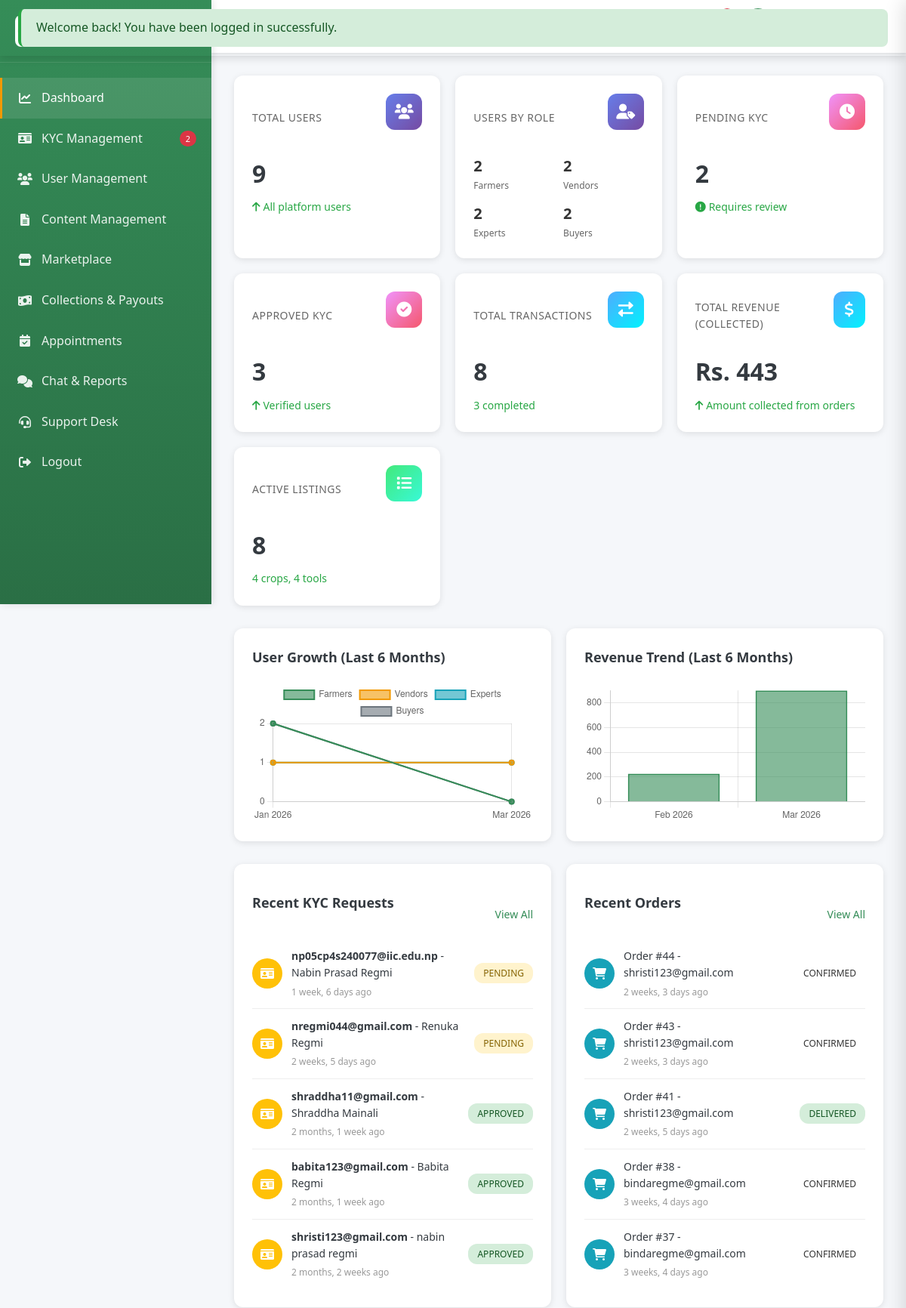
Page /admin-dashboard/ (signed in, upper part) on the earlier database version.
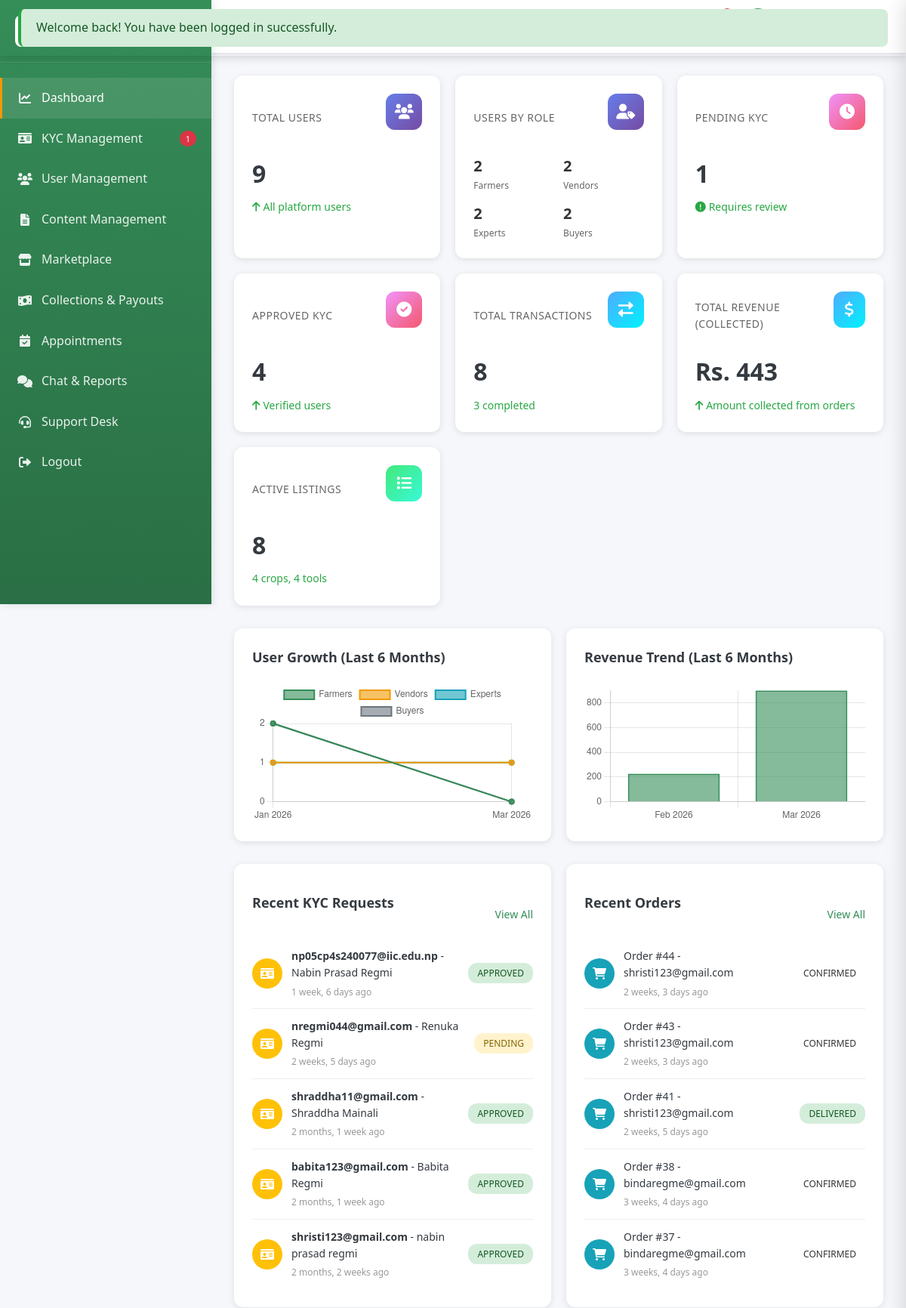
Same page on the later database version.
### accounts/models.py (models this page shows, shortened)
class KYCRequest(models.Model):
    STATUS_PENDING = 'pending'
    STATUS_APPROVED = 'approved'
    STATUS_REJECTED = 'rejected'
    STATUS_CHOICES = (
        (STATUS_PENDING, 'Pending'),
        (STATUS_APPROVED, 'Approved'),
        (STATUS_REJECTED, 'Rejected'),
    )
    user = models.ForeignKey(User, on_delete=models.CASCADE, related_name='kyc_requests')
    status = models.CharField(max_length=20, choices=STATUS_CHOICES, default=STATUS_PENDING)
    full_name = models.CharField(max_length=255)
    id_number = models.CharField(max_length=100)
    id_document = models.FileField(upload_to='kyc_documents/')
    selfie = models.ImageField(upload_to='kyc_selfies/', blank=True, null=True)
    company_document = models.FileField(upload_to='kyc_company_documents/', blank=True, null=True, help_text="Required for vendors - Company registration or business license")
    certificate_document = models.FileField(upload_to='kyc_certificate_documents/', blank=True, null=True, help_text="Required for agricultural experts - Professional certificate or qualification")
    rejection_reason = models.TextField(blank=True, null=True)
    reviewed_by = models.ForeignKey(
        User,
        on_delete=models.SET_NULL,
        null=True,
        blank=True,
        related_name='kyc_reviews',
    )
    reviewed_at = models.DateTimeField(blank=True, null=True)
    created_at = models.DateTimeField(auto_now_add=True)
    updated_at = models.DateTimeField(auto_now=True)
    class Meta:
        ordering = ('-created_at',)

class User(AbstractBaseUser, PermissionsMixin):
    ROLE_CHOICES = (
        ('admin', 'Admin'),
        ('buyer', 'Buyer'),
        ('farmer', 'Farmer'),
        ('agricultural_expert', 'Agricultural Expert'),
        ('vendor', 'Vendor'),
    )
    email = models.EmailField(unique=True)
    phone = models.CharField(max_length=10, unique=True, blank=True, null=True)
    role = models.CharField(max_length=20, choices=ROLE_CHOICES, default='buyer')
    is_active = models.BooleanField(default=True)
    email_verified = models.BooleanField(default=False)
    is_verified = models.BooleanField(default=False)
    is_staff = models.BooleanField(default=False)
    date_joined = models.DateTimeField(auto_now_add=True)
    objects = UserManager()
    USERNAME_FIELD = 'email'
    REQUIRED_FIELDS = []

### accounts/views.py (the view)
# urls.py: path('admin-dashboard/', admin_dashboard, name='admin_dashboard'),
@login_required
def admin_dashboard(request):
    if request.user.role != 'admin':
        return _redirect_to_role_home_response(request.user)
    if request.session.pop('show_login_success', None):
        messages.success(request, 'Welcome back! You have been logged in successfully.')
    User = get_user_model()
    total_users = User.objects.count()
    farmers = User.objects.filter(role='farmer').count()
    vendors = User.objects.filter(role='vendor').count()
    experts = User.objects.filter(role='agricultural_expert').count()
    normal_users = User.objects.filter(role='buyer').count()
    pending_kyc = KYCRequest.objects.filter(status=KYCRequest.STATUS_PENDING).count()
    approved_kyc = KYCRequest.objects.filter(status=KYCRequest.STATUS_APPROVED).count()
    rejected_kyc = KYCRequest.objects.filter(status=KYCRequest.STATUS_REJECTED).count()
    total_transactions = Order.objects.count()
    total_revenue = Order.objects.aggregate(total=Sum('total_amount'))['total'] or 0
    completed_transactions = Order.objects.filter(status=Order.STATUS_DELIVERED).count()
    pending_transactions = Order.objects.filter(status=Order.STATUS_PENDING).count()
    active_crop_listings = FarmerProduct.objects.filter(is_available=True).count()
    active_tool_listings = VendorTool.objects.filter(is_available=True, stock_quantity__gt=0).count()
    total_active_listings = active_crop_listings + active_tool_listings
    recent_kyc_requests = KYCRequest.objects.select_related('user').order_by('-created_at')[:5]
    recent_orders = Order.objects.select_related('buyer', 'tool', 'crop').order_by('-created_at')[:5]
    recent_users = User.objects.order_by('-date_joined')[:5]
    six_months_ago = timezone.now() - timedelta(days=180)
    user_growth_raw = User.objects.filter(
        date_joined__gte=six_months_ago
    ).annotate(
        month=TruncMonth('date_joined')
    ).values('month', 'role').annotate(
        count=Count('id')
    ).order_by('month')
    user_growth = []
    for item in user_growth_raw:
        user_growth.append({
            'month': item['month'].isoformat() if item['month'] else None,
            'role': item['role'],
            'count': item['count']
        })
    revenue_data_raw = Order.objects.filter(
        created_at__gte=six_months_ago
    ).annotate(
        month=TruncMonth('created_at')
    ).values('month').annotate(
        total=Sum('total_amount'),
        count=Count('id')
    ).order_by('month')
    revenue_data = []
    for item in revenue_data_raw:
        revenue_data.append({
            'month': item['month'].isoformat() if item['month'] else None,
            'total': float(item['total'] or 0),
            'count': item['count']
        })
    context = {
        'total_users': total_users,
        'farmers': farmers,
        'vendors': vendors,
        'experts': experts,
        'normal_users': normal_users,
        'pending_kyc': pending_kyc,
        'approved_kyc': approved_kyc,
        'rejected_kyc': rejected_kyc,
        'total_transactions': total_transactions,
        'total_revenue': float(total_revenue),
        'completed_transactions': completed_transactions,
        'pending_transactions': pending_transactions,
        'active_listings': total_active_listings,
        'active_crop_listings': active_crop_listings,
        'active_tool_listings': active_tool_listings,
        'recent_kyc_requests': recent_kyc_requests,
        'recent_orders': recent_orders,
        'recent_users': recent_users,
        'user_growth': json.dumps(user_growth),
        'revenue_data': json.dumps(revenue_data),
        'open_support_count': SupportTicket.objects.filter(
            status__in=[SupportTicket.STATUS_OPEN, SupportTicket.STATUS_IN_PROGRESS]
        ).count(),
    }
    return render(request, 'admin_dashboard.html', context)

### templates/admin_dashboard.html (shortened to what the changed rows need)
<!DOCTYPE html>
<html lang="en">
<head>
    <link rel="stylesheet" href="/static/css/style.css">
    <link href="https://cdnjs.cloudflare.com/ajax/libs/font-awesome/6.0.0/css/all.min.css" rel="stylesheet">
</head>
<body>
    <aside class="sidebar" id="sidebar">
        <div class="sidebar-header">
            <h2>Farmity Admin</h2>
        </div>
        <nav class="sidebar-menu">
            <a href="{% url 'admin_kyc_management' %}" class="menu-item">
                <i class="fas fa-id-card"></i>
                <span>KYC Management</span>
                {% if pending_kyc > 0 %}
                <span style="margin-left: auto; background: var(--danger); color: white; padding: 2px 8px; border-radius: 12px; font-size: 11px;">{{ pending_kyc }}</span>
                {% endif %}
            </a>
        </nav>
    </aside>
    <div class="main-content">
        <header class="top-header">
            <div class="header-left">
                <h1 class="header-title">Admin Dashboard</h1>
            </div>
        </header>
        <div class="dashboard-content">
            <div class="analytics-grid">
                <div class="analytics-card">
                    <div class="card-header">
                        <span class="card-title">Pending KYC</span>
                        <div class="card-icon kyc">
                        </div>
                    </div>
                    <div class="card-value">{{ pending_kyc }}</div>
                    <div class="card-change">
                        <i class="fas fa-exclamation-circle"></i>
                        <span>Requires review</span>
                    </div>
                </div>
                <div class="analytics-card">
                    <div class="card-header">
                        <span class="card-title">Approved KYC</span>
                        <div class="card-icon kyc">
                        </div>
                    </div>
                    <div class="card-value">{{ approved_kyc }}</div>
                    <div class="card-change" style="color: var(--success);">
                        <i class="fas fa-arrow-up"></i>
                        <span>Verified users</span>
                    </div>
                </div>
            </div>
            <div class="activity-section">
                <div class="activity-card">
                    {% for kyc in recent_kyc_requests %}
                    <div class="activity-item">
                        <div class="activity-icon kyc">
                            <i class="fas fa-id-card"></i>
                        </div>
                        <div class="activity-content">
                            <div class="activity-text">
                                <strong>{{ kyc.user.email }}</strong> - {{ kyc.full_name }}
                            </div>
                            <div class="activity-time">{{ kyc.created_at|timesince }} ago</div>
                        </div>
                        <span class="status-badge {{ kyc.status }}">{{ kyc.get_status_display }}</span>
                    </div>
                    {% empty %}
                    <p style="text-align: center; color: #999; padding: 20px;">No recent KYC requests</p>
                    {% endfor %}
                </div>
            </div>
        </div>
    </div>
</body>
</html>

Differences in the rows shown:
changed KYCRequest "Nabin Prasad Regmi": status "PENDING" → "APPROVED"
Other differences:
{{ pending_kyc }}: "2" → "1"
{{ approved_kyc }}: "3" → "4"
